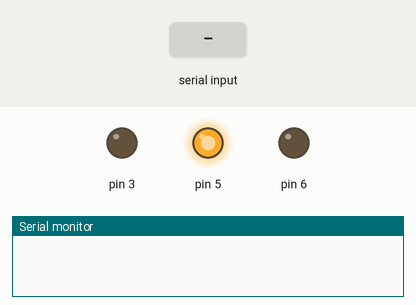
Simulated run of this sketch. Board: Arduino Uno, built with avr-gcc and run on an emulated ATmega328P. On the bench: output pins drawn as LEDs (lit = HIGH), the last lines printed to the serial monitor. Dashed ring = blinking. The test bench sets the inputs (shaded band).

Above: at 1.2 s.
1.3 s: "R" received over Serial
At 25.25 s:
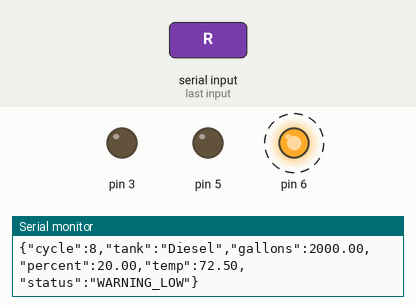
Timing chart, 0 to 26.0 s (numbered marks = the images above; inputs shaded):
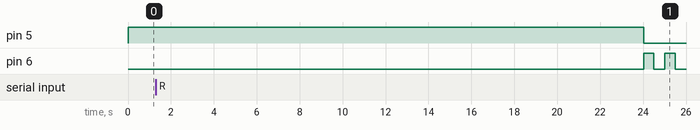

The sketch:

python-flask-fuel-tank-reading-simulation.ino
```cpp
#include <Arduino.h>

class FuelTank {
  private:
    int _redPin, _greenPin, _bluePin;
    float _currentGallons;
    float _totalCapacity;
    float _temperature;
    unsigned long _lastUpdate;

    int _cycleCount;
    const int _maxCycles = 100;
    bool _isStopped = false; // Flag to permanently stop the simulation

  public:
    FuelTank(int r, int g, int b, float cap, float initialFill, float temp) {
      _redPin = r;
      _greenPin = g;
      _bluePin = b;
      _totalCapacity = cap;
      _currentGallons = initialFill;
      _temperature = temp;
      _lastUpdate = 0;
      _cycleCount = 0;
    }

    void begin() {
      pinMode(_redPin, OUTPUT);
      pinMode(_greenPin, OUTPUT);
      pinMode(_bluePin, OUTPUT);
    }

    void sendManualJson(const char* status) {
      float percentage = (_currentGallons / _totalCapacity) * 100.0;

      Serial.print("{");
      Serial.print("\"cycle\":");       Serial.print(_cycleCount);
      Serial.print(",\"tank\":\"Diesel\"");
      Serial.print(",\"gallons\":");    Serial.print(_currentGallons);
      Serial.print(",\"percent\":");    Serial.print(percentage);
      Serial.print(",\"temp\":");       Serial.print(_temperature);
      Serial.print(",\"status\":\"");   Serial.print(status);
      Serial.print("\"}");
      Serial.println();
    }

    void update(unsigned long currentTime) {
      // Stop if cycles are maxed OR if the stopped flag is true
      if (_cycleCount >= _maxCycles || _isStopped) {
        return;
      }

      // Check for empty fuel
      if (_currentGallons <= 0) {
        _currentGallons = 0; // Clamp to zero
        sendManualJson("TANK_EMPTY");
        _isStopped = true;   // Set the flag to stop further updates
        analogWrite(_greenPin, 0);
        analogWrite(_redPin, 255); // Solid Red indicating empty/stopped
        return;
      }

      // 3-second simulation "Tick"
      if (currentTime - _lastUpdate >= 3000) {
        if (_currentGallons >= 50) {
          _currentGallons -= 50;
        } else {
          _currentGallons = 0;
        }

        _cycleCount++;
        _lastUpdate = currentTime;

        float percentage = (_currentGallons / _totalCapacity) * 100.0;
        if (percentage <= 20.0 && percentage > 0) {
           sendManualJson("WARNING_LOW");
        } else if (percentage > 20.0) {
           sendManualJson("OK");
        }
      }

      updateLights();
    }

    void updateLights() {
      if (_isStopped) return; // Don't change lights if simulation ended

      float percentage = (_currentGallons / _totalCapacity) * 100.0;

      if (percentage > 20.0) {
        analogWrite(_greenPin, 255);
        analogWrite(_redPin, 0);
      }
      else {
        // Blinking Red for low fuel
        if ((millis() / 500) % 2 == 0) {
          analogWrite(_redPin, 255);
        } else {
          analogWrite(_redPin, 0);
        }
        analogWrite(_greenPin, 0);
      }
    }
};

FuelTank Diesel(6, 5, 3, 10000.0, 2400.0, 72.5);

void setup() {
  Serial.begin(9600);
  Diesel.begin();
}

void loop() {
  Diesel.update(millis());

  if (Serial.available() > 0) {
    char command = Serial.read();
    if (command == 'R') {
      Diesel.sendManualJson("REQUEST_SUCCESS");
    }
  }
}
```
